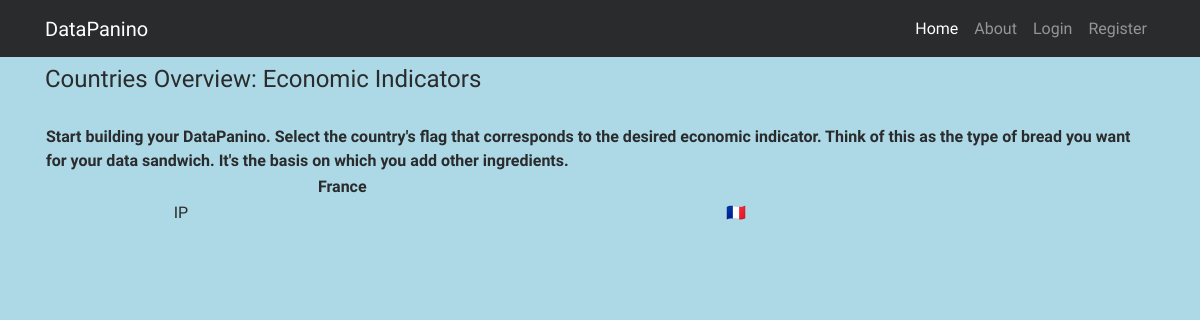
The app's page /country_overview/, older data.
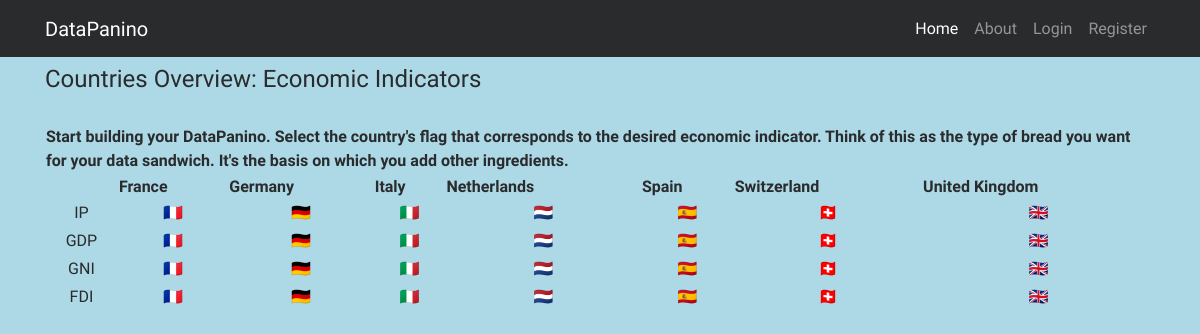
The same page, newer data.
### analytics/models.py (models this page shows, shortened)
class Country(models.Model):
    name = models.CharField(max_length=100)
    slug = models.SlugField(max_length=100)
    code = models.CharField(max_length=2)
    flag = models.CharField(max_length=5, null=True, blank=True)    #TODO: Verify this works; or use a models. structure?
    def __str__(self):
        return self.name

### analytics/views.py (the view)
# urls.py: url(r'^country_overview/$', list_country_composite, name='composite'),  # see 'def list_country_composite in views.
def list_country_composite(request):
    countries = sorted(Country.objects.all(), key=lambda c: c.name)
    composite = set(EconomicSnapshot.objects.all().values_list('country__name', 'type', 'country__flag'))
    indicators = OrderedDict()
    for snapshot in composite:
        indicator = snapshot[1]
        try:
            indicators[indicator].append(snapshot)
        except KeyError:
            indicators[indicator] = [snapshot]  # Def by negation: Finds first instance of loop variable, then repeats.
    ordered_indicators = [(name, sorted(data)) for name, data in indicators.items()]
    context = {'countries': countries,
               'ordered_indicators': ordered_indicators}  # Key: 'ordered_indicators'; only changes the param in the template
    return render(request, "mastergrid.html", context)

### templates/mastergrid.html (shortened to what this page needs)
{% extends "base.html" %}
{% load static %}
{% block content %}
    <table class="table_mastergrid">
	    <thead>
            <tr>
                 <H4>Countries Overview: Economic Indicators</H4><br/>
                <th colspan="8">
                    Start building your DataPanino. Select the country's flag that corresponds to the desired
                    economic indicator.  Think of this as the type of bread you want for your data sandwich.
                    It's the basis on which you add other ingredients.
                </th>
            </tr>
                <tr>
                    <th>
                        <div>&nbsp</div>
                    </th>
                    {% for country in countries %}
                        <th>
                        {{ country|title }}
                        </th>
                    {% endfor %}
		    </tr>
	    </thead>
        {% for indicator_name, data in ordered_indicators %}
            <tr>
                <td>
                    {{ indicator_name }}
                </td>
                {% for country, indicator, flag in data %}
                <td>
                    <a href="/country/{{ country|slugify }}/{{ indicator }}/">{{ flag }}</a>
                </td>
                {% endfor %}
            </tr>
            <tr>
                    <td>
                    </td>
            </tr>
		{% endfor %}
    </table>
{% endblock %}

Row changes from the older to the newer data that the page shows:
added Country: name "Germany"
added Country: name "Italy"
added Country: name "Netherlands"
added Country: name "Spain"
added Country: name "Switzerland"
added Country: name "United Kingdom"
Text that changed along with them:
new list line: "GDP 🇫🇷 🇩🇪 🇮🇹 🇳🇱 🇪🇸 🇨🇭 🇬🇧"
new list line: "GNI 🇫🇷 🇩🇪 🇮🇹 🇳🇱 🇪🇸 🇨🇭 🇬🇧"
new list line: "FDI 🇫🇷 🇩🇪 🇮🇹 🇳🇱 🇪🇸 🇨🇭 🇬🇧"
